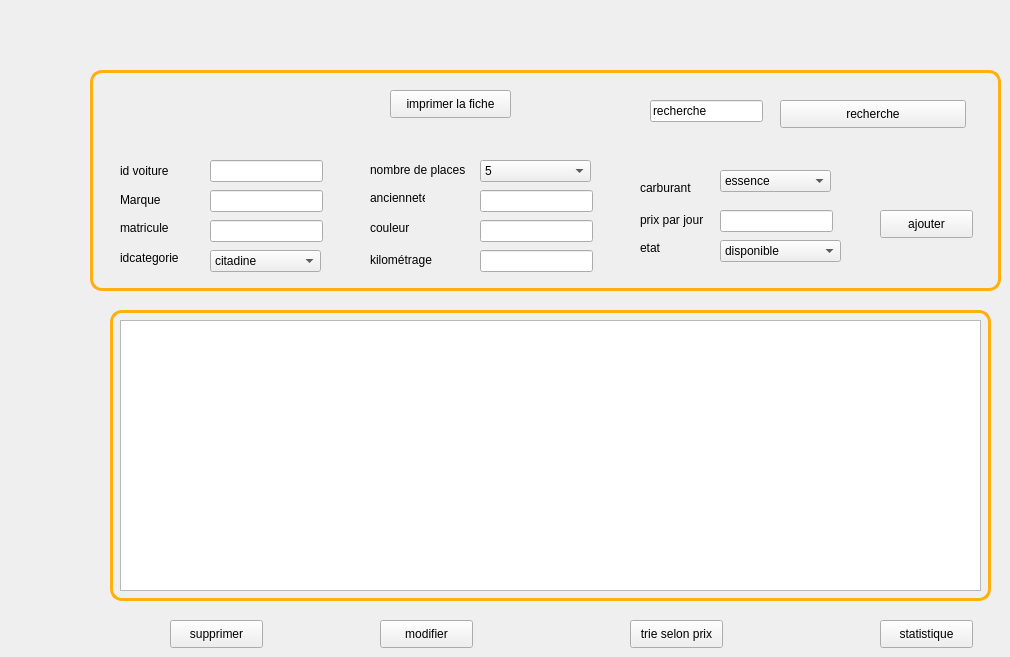
      <widget class="QWidget" name="page_3">
       <widget class="QLabel" name="label_34">
        <property name="geometry">
         <rect>
          <x>370</x>
          <y>190</y>
          <width>55</width>
          <height>16</height>
         </rect>
        </property>
        <property name="text">
         <string>ancienneté</string>
        </property>
       </widget>
       <widget class="QLineEdit" name="lineEdit_matricule">
        <property name="geometry">
         <rect>
          <x>210</x>
          <y>220</y>
          <width>113</width>
          <height>22</height>
         </rect>
        </property>
        <property name="styleSheet">
         <string notr="true"/>
        </property>
       </widget>
       <widget class="QLineEdit" name="lineEdit_kilometrage">
        <property name="geometry">
         <rect>
          <x>480</x>
          <y>250</y>
          <width>113</width>
          <height>22</height>
         </rect>
        </property>
        <property name="styleSheet">
         <string notr="true"/>
        </property>
       </widget>
       <widget class="QLabel" name="label_35">
        <property name="geometry">
         <rect>
          <x>370</x>
          <y>220</y>
          <width>55</width>
          <height>16</height>
         </rect>
        </property>
        <property name="text">
         <string>couleur</string>
        </property>
       </widget>
       <widget class="QPushButton" name="modifier">
        <property name="geometry">
         <rect>
          <x>380</x>
          <y>620</y>
          <width>93</width>
          <height>28</height>
         </rect>
        </property>
        <property name="text">
         <string>modifier</string>
        </property>
        <property name="icon">
         <iconset resource="res.qrc">
          <normaloff>:/theme_normal/modifier.png</normaloff>:/theme_normal/modifier.png</iconset>
        </property>
       </widget>
       <widget class="QLabel" name="label_36">
        <property name="geometry">
         <rect>
          <x>120</x>
          <y>160</y>
          <width>71</width>
          <height>21</height>
         </rect>
        </property>
        <property name="styleSheet">
         <string notr="true"/>
        </property>
        <property name="text">
         <string>id voiture</string>
        </property>
       </widget>
       <widget class="QLineEdit" name="lineEdit_16">
        <property name="geometry">
         <rect>
          <x>650</x>
          <y>100</y>
          <width>113</width>
          <height>22</height>
         </rect>
        </property>
        <property name="styleSheet">
         <string notr="true"/>
        </property>
        <property name="text">
         <string>recherche</string>
        </property>
       </widget>
       <widget class="QPushButton" name="ajouter">
        <property name="geometry">
         <rect>
          <x>880</x>
          <y>210</y>
          <width>93</width>
          <height>28</height>
         </rect>
        </property>
        <property name="text">
         <string>ajouter</string>
        </property>
        <property name="icon">
         <iconset resource="res.qrc">
          <normaloff>:/theme_normal/ajouter.png</normaloff>:/theme_normal/ajouter.png</iconset>
        </property>
       </widget>
       <widget class="QTableView" name="tableView2">
        <property name="geometry">
         <rect>
          <x>120</x>
          <y>320</y>
          <width>861</width>
          <height>271</height>
         </rect>
        </property>
        <property name="styleSheet">
         <string notr="true"/>
        </property>
       </widget>
       <widget class="QLabel" name="label_37">
        <property name="geometry">
         <rect>
          <x>120</x>
          <y>190</y>
          <width>61</width>
          <height>20</height>
         </rect>
        </property>
        <property name="styleSheet">
         <string notr="true"/>
        </property>
        <property name="text">
         <string>Marque</string>
        </property>
       </widget>
       <widget class="QLineEdit" name="lineEdit_couleur">
        <property name="geometry">
         <rect>
          <x>480</x>
          <y>220</y>
          <width>113</width>
          <height>22</height>
         </rect>
        </property>
        <property name="styleSheet">
         <string notr="true"/>
        </property>
       </widget>
       <widget class="QPushButton" name="imprimerr">
        <property name="geometry">
         <rect>
          <x>390</x>
          <y>90</y>
          <width>121</width>
          <height>28</height>
         </rect>
        </property>
        <property name="text">
         <string>imprimer la fiche</string>
        </property>
       </widget>
       <widget class="QPushButton" name="trie">
        <property name="geometry">
         <rect>
          <x>630</x>
          <y>620</y>
          <width>93</width>
          <height>28</height>
         </rect>
        </property>
        <property name="text">
         <string>trie selon prix</string>
        </property>
       </widget>
       <widget class="QLineEdit" name="lineEdit_idv">
        <property name="geometry">
         <rect>
          <x>210</x>
          <y>160</y>
          <width>113</width>
          <height>22</height>
         </rect>
        </property>
        <property name="styleSheet">
         <string notr="true"/>
        </property>
       </widget>
       <widget class="QLineEdit" name="lineEdit_marque">
        <property name="geometry">
         <rect>
          <x>210</x>
          <y>190</y>
          <width>113</width>
          <height>22</height>
         </rect>
        </property>
        <property name="styleSheet">
         <string notr="true"/>
        </property>
       </widget>
       <widget class="QLabel" name="label_39">
        <property name="geometry">
         <rect>
          <x>640</x>
          <y>210</y>
          <width>71</width>
          <height>20</height>
         </rect>
        </property>
        <property name="text">
         <string>prix par jour</string>
        </property>
       </widget>
       <widget class="QLineEdit" name="lineEdit_prixparjour">
        <property name="geometry">
         <rect>
          <x>720</x>
          <y>210</y>
          <width>113</width>
          <height>22</height>
         </rect>
        </property>
        <property name="styleSheet">
         <string notr="true"/>
        </property>
       </widget>
       <widget class="QPushButton" name="stat">
        <property name="geometry">
         <rect>
          <x>880</x>
          <y>620</y>
          <width>93</width>
          <height>28</height>
         </rect>
        </property>
        <property name="text">
         <string>statistique</string>
        </property>
       </widget>
       <widget class="QLabel" name="label_40">
        <property name="geometry">
         <rect>
          <x>120</x>
          <y>250</y>
          <width>71</width>
          <height>16</height>
         </rect>
        </property>
        <property name="text">
         <string>idcategorie</string>
        </property>
       </widget>
       <widget class="QPushButton" name="supprimer">
        <property name="geometry">
         <rect>
          <x>170</x>
          <y>620</y>
          <width>93</width>
          <height>28</height>
         </rect>
        </property>
        <property name="text">
         <string>supprimer</string>
        </property>
        <property name="icon">
         <iconset resource="res.qrc">
          <normaloff>:/theme_normal/supprimer.png</normaloff>:/theme_normal/supprimer.png</iconset>
        </property>
       </widget>
       <widget class="QLineEdit" name="lineEdit_anciennete">
        <property name="geometry">
         <rect>
          <x>480</x>
          <y>190</y>
          <width>113</width>
          <height>22</height>
         </rect>
        </property>
        <property name="styleSheet">
         <string notr="true"/>
        </property>
       </widget>
       <widget class="QComboBox" name="combo">
        <property name="geometry">
         <rect>
          <x>720</x>
          <y>240</y>
          <width>121</width>
          <height>22</height>
         </rect>
        </property>
        <property name="styleSheet">
         <string notr="true"/>
        </property>
        <item>
         <property name="text">
          <string>disponible</string>
         </property>
        </item>
        <item>
         <property name="text">
          <string>indisponible</string>
         </property>
        </item>
       </widget>
       <widget class="QLabel" name="label_41">
        <property name="geometry">
         <rect>
          <x>640</x>
          <y>180</y>
          <width>55</width>
          <height>16</height>
         </rect>
        </property>
        <property name="text">
         <string>carburant</string>
        </property>
       </widget>
       <widget class="QLabel" name="label_42">
        <property name="geometry">
         <rect>
          <x>370</x>
          <y>160</y>
          <width>121</width>
          <height>20</height>
         </rect>
        </property>
        <property name="text">
         <string>nombre de places</string>
        </property>
       </widget>
       <widget class="QLabel" name="label_43">
        <property name="geometry">
         <rect>
          <x>370</x>
          <y>250</y>
          <width>81</width>
          <height>20</height>
         </rect>
        </property>
        <property name="text">
         <string>kilométrage</string>
        </property>
       </widget>
       <widget class="QLabel" name="label_44">
        <property name="geometry">
         <rect>
          <x>120</x>
          <y>220</y>
          <width>55</width>
          <height>16</height>
         </rect>
        </property>
        <property name="text">
         <string>matricule</string>
        </property>
       </widget>
       <widget class="QPushButton" name="recherche">
        <property name="geometry">
         <rect>
          <x>780</x>
          <y>100</y>
          <width>186</width>
          <height>28</height>
         </rect>
        </property>
        <property name="styleSheet">
         <string notr="true"/>
        </property>
        <property name="text">
         <string>recherche</string>
        </property>
       </widget>
       <widget class="QLabel" name="label">
        <property name="geometry">
         <rect>
          <x>640</x>
          <y>240</y>
          <width>55</width>
          <height>16</height>
         </rect>
        </property>
        <property name="text">
         <string>etat</string>
        </property>
       </widget>
       <widget class="QComboBox" name="combobox_33">
        <property name="geometry">
         <rect>
          <x>210</x>
          <y>250</y>
          <width>111</width>
          <height>22</height>
         </rect>
        </property>
        <item>
         <property name="text">
          <string>citadine</string>
         </property>
        </item>
        <item>
         <property name="text">
          <string>SUV</string>
         </property>
        </item>
        <item>
         <property name="text">
          <string>mini bus</string>
         </property>
        </item>
        <item>
         <property name="text">
          <string>bus</string>
         </property>
        </item>
        <item>
         <property name="text">
          <string>4x4</string>
         </property>
        </item>
        <item>
         <property name="text">
          <string>carbriolet et coupé</string>
         </property>
        </item>
       </widget>
       <widget class="QComboBox" name="combobox_11">
        <property name="geometry">
         <rect>
          <x>480</x>
          <y>160</y>
          <width>111</width>
          <height>22</height>
         </rect>
        </property>
        <item>
         <property name="text">
          <string>5</string>
         </property>
        </item>
        <item>
         <property name="text">
          <string>7</string>
         </property>
        </item>
        <item>
         <property name="text">
          <string>9</string>
         </property>
        </item>
        <item>
         <property name="text">
          <string>30</string>
         </property>
        </item>
        <item>
         <property name="text">
          <string>50</string>
         </property>
        </item>
       </widget>
       <widget class="QComboBox" name="combobox_22">
        <property name="geometry">
         <rect>
          <x>720</x>
          <y>170</y>
          <width>111</width>
          <height>22</height>
         </rect>
        </property>
        <item>
         <property name="text">
          <string>essence</string>
         </property>
        </item>
        <item>
         <property name="text">
          <string>gaz</string>
         </property>
        </item>
        <item>
         <property name="text">
          <string>gasoil</string>
         </property>
        </item>
       </widget>
       <widget class="QLabel" name="label_105">
        <property name="geometry">
         <rect>
          <x>90</x>
          <y>70</y>
          <width>911</width>
          <height>221</height>
         </rect>
        </property>
        <property name="styleSheet">
         <string notr="true">background-color: transparent;
border-radius: 12px;
border-color: rgb(255, 175, 14);
	padding: 5px;
border-width: 3px;
border-style: solid ;
font-size: 30px;
text-decoration: underline;
font-family: arial black;
color: rgb(0, 170, 127);
font-style: italic;</string>
        </property>
        <property name="text">
         <string/>
        </property>
       </widget>
       <widget class="QLabel" name="label_110">
        <property name="geometry">
         <rect>
          <x>110</x>
          <y>310</y>
          <width>881</width>
          <height>291</height>
         </rect>
        </property>
        <property name="styleSheet">
         <string notr="true">background-color: transparent;
border-radius: 12px;
border-color: rgb(255, 175, 14);
	padding: 5px;
border-width: 3px;
border-style: solid ;
font-size: 30px;
text-decoration: underline;
font-family: arial black;
color: rgb(0, 170, 127);
font-style: italic;</string>
        </property>
        <property name="text">
         <string/>
        </property>
       </widget>
       <zorder>label_110</zorder>
       <zorder>label_105</zorder>
       <zorder>label_34</zorder>
       <zorder>lineEdit_matricule</zorder>
       <zorder>lineEdit_kilometrage</zorder>
       <zorder>label_35</zorder>
       <zorder>modifier</zorder>
       <zorder>label_36</zorder>
       <zorder>lineEdit_16</zorder>
       <zorder>ajouter</zorder>
       <zorder>tableView2</zorder>
       <zorder>label_37</zorder>
       <zorder>lineEdit_couleur</zorder>
       <zorder>imprimerr</zorder>
       <zorder>trie</zorder>
       <zorder>lineEdit_idv</zorder>
       <zorder>lineEdit_marque</zorder>
       <zorder>label_39</zorder>
       <zorder>lineEdit_prixparjour</zorder>
       <zorder>stat</zorder>
       <zorder>label_40</zorder>
       <zorder>supprimer</zorder>
       <zorder>lineEdit_anciennete</zorder>
       <zorder>combo</zorder>
       <zorder>label_41</zorder>
       <zorder>label_42</zorder>
       <zorder>label_43</zorder>
       <zorder>label_44</zorder>
       <zorder>recherche</zorder>
       <zorder>label</zorder>
       <zorder>combobox_33</zorder>
       <zorder>combobox_11</zorder>
       <zorder>combobox_22</zorder>
      </widget>
